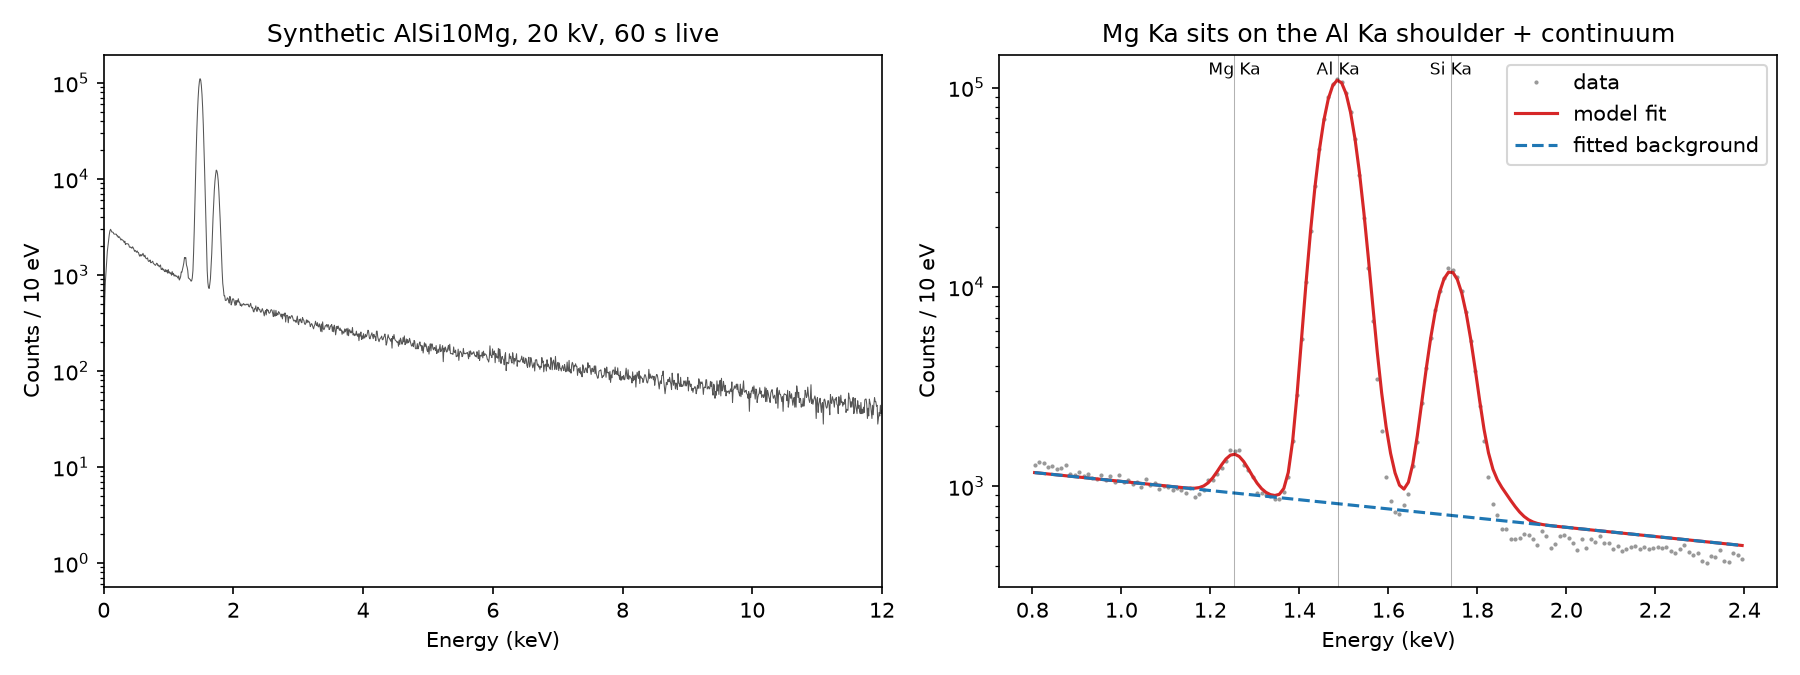

This figure's Python source:
# Demonstrates the eXSpy workflow for the AlSi10Mg trace-Mg problem:
# a synthetic 20 kV SEM-EDS spectrum with a true Mg content of 0.5 wt%,
# quantified three ways (naive window sum, background-corrected windows,
# model fit), plus the Currie 3-sigma detection test for the Mg K-alpha peak.
# Swap `synthetic_AlSi10Mg.msa` for a real exported .msa to reuse on session data.

import matplotlib

matplotlib.use("Agg")
import matplotlib.pyplot as plt
import numpy as np
import hyperspy.api as hs

rng = np.random.default_rng(42)

# --- synthesize the spectrum: 10 eV channels, 0-20 keV, 20 kV beam ---
E = np.arange(0.0, 20.0, 0.01) + 0.005
E0 = 20.0

# SDD peak width vs energy: FWHM^2 grows linearly from 130 eV at Mn Ka
fwhm = np.sqrt(0.130**2 + 0.0025 * (E - 5.8987))
sigma = fwhm / 2.355

# bremsstrahlung continuum (Kramers) with soft-X-ray absorption roll-off
bg = 60.0 * np.clip(E0 - E, 0, None) / np.clip(E, 0.1, None) * (1 - np.exp(-E / 0.35))

# peak areas scaled to composition: Al 89.5 / Si 10 / Mg 0.5 wt%
lines = {"Al_Ka": (1.4865, 895_000), "Si_Ka": (1.7398, 100_000), "Mg_Ka": (1.2536, 5_000)}
model_counts = bg.copy()
for center, area in lines.values():
    s_line = np.interp(center, E, sigma)
    model_counts += area * np.exp(-((E - center) ** 2) / (2 * s_line**2)) / (s_line * np.sqrt(2 * np.pi)) * 0.01

data = rng.poisson(model_counts).astype(float)

s = hs.signals.Signal1D(data)
s.set_signal_type("EDS_SEM")
ax = s.axes_manager[0]
ax.name, ax.units, ax.scale, ax.offset = "Energy", "keV", 0.01, 0.005
s.set_microscope_parameters(beam_energy=20.0, live_time=60.0, energy_resolution_MnKa=130.0)
s.add_elements(["Al", "Si", "Mg"])
s.add_lines()
s.metadata.General.title = "Synthetic AlSi10Mg (true Mg = 0.5 wt%)"

s.save("scripts/synthetic_AlSi10Mg.msa", overwrite=True)
s = hs.load("scripts/synthetic_AlSi10Mg.msa", signal_type="EDS_SEM")
s.add_elements(["Al", "Si", "Mg"])
s.add_lines()

# Poisson weighting: without it the fit only "cares" about the huge Al/Si
# peaks and the trace Mg line is at the mercy of the background polynomial
v = s.deepcopy()
v.data = np.maximum(s.data, 1.0)
s.set_noise_variance(v)

# --- method 1: naive window sum (what inflates trace Mg) ---
naive = [i.data.item() for i in s.get_lines_intensity(background_windows=None)]

# --- method 2: window sum with interpolated background subtraction ---
bw = s.estimate_background_windows(line_width=[5.0, 7.0])
windowed = [i.data.item() for i in s.get_lines_intensity(background_windows=bw)]

# --- method 3: full model fit (background + Gaussian families, deconvolved) ---
m = s.create_model()
m.fit_background()
m.fit()
fitted = [i.data.item() for i in m.get_lines_intensity()]

line_names = [i.metadata.Sample.xray_lines[0] for i in s.get_lines_intensity()]
true_areas = {k: v[1] for k, v in lines.items()}
print(f"{'line':<8}{'true':>10}{'naive':>12}{'bg-window':>12}{'model fit':>12}")
for name, n, w, f in zip(line_names, naive, windowed, fitted):
    print(f"{name:<8}{true_areas[name]:>10}{n:>12.0f}{w:>12.0f}{f:>12.0f}")

for label, vals in [("naive", naive), ("bg-window", windowed), ("model fit", fitted)]:
    mg_frac = vals[line_names.index("Mg_Ka")] / sum(vals)
    print(f"apparent Mg intensity fraction ({label}): {100 * mg_frac:.2f}%")
print("true Mg intensity fraction: 0.50%")

# --- Currie detection test: is the Mg peak real? ---
mg_E, mg_fwhm = 1.2536, np.interp(1.2536, E, fwhm)
window = (E > mg_E - mg_fwhm) & (E < mg_E + mg_fwhm)  # 2*FWHM integration window
bg_component = m["background_order_6"]
B = bg_component.function(E[window]).sum() * 0.01  # function() is counts/keV; x0.01 keV channel width
N_net = fitted[line_names.index("Mg_Ka")]
L_C = 2.33 * np.sqrt(B)  # decision limit ("is anything there?")
L_D = 2.71 + 4.65 * np.sqrt(B)  # detection limit for experiment design
print(f"\nbackground under Mg Ka (2xFWHM window): B = {B:.0f} counts")
print(f"Currie decision limit L_C = 2.33*sqrt(B) = {L_C:.0f} counts")
print(f"Currie detection limit L_D = 2.71 + 4.65*sqrt(B) = {L_D:.0f} counts")
print(f"net Mg Ka counts from model fit: {N_net:.0f} -> "
      f"{'DETECTED' if N_net > L_C else 'not detected'} ({N_net / np.sqrt(B):.0f} sigma above background)")

# --- figure: full spectrum + zoom on the Mg/Al/Si region ---
fig, (a1, a2) = plt.subplots(1, 2, figsize=(12, 4.5))
a1.semilogy(E, data, lw=0.5, color="#555")
a1.set(xlabel="Energy (keV)", ylabel="Counts / 10 eV", title="Synthetic AlSi10Mg, 20 kV, 60 s live", xlim=(0, 12))

zoom = (E > 0.8) & (E < 2.4)
a2.plot(E[zoom], data[zoom], ".", ms=2, color="#999", label="data")
a2.plot(E[zoom], m.as_signal().data[zoom], color="C3", label="model fit")
a2.plot(E[zoom], bg_component.function(E[zoom]) * 0.01, "--", color="C0", label="fitted background")
for name, (center, _) in lines.items():
    a2.axvline(center, color="k", lw=0.5, alpha=0.3)
    a2.annotate(name.replace("_", " "), (center, a2.get_ylim()[1]), ha="center", fontsize=8)
a2.set_yscale("log")
a2.set(xlabel="Energy (keV)", ylabel="Counts / 10 eV", title="Mg Ka sits on the Al Ka shoulder + continuum")
a2.legend(loc="upper right")
fig.tight_layout()
fig.savefig("scripts/eds_mg_quant_demo.png", dpi=150)
print("\nwrote scripts/eds_mg_quant_demo.png")
